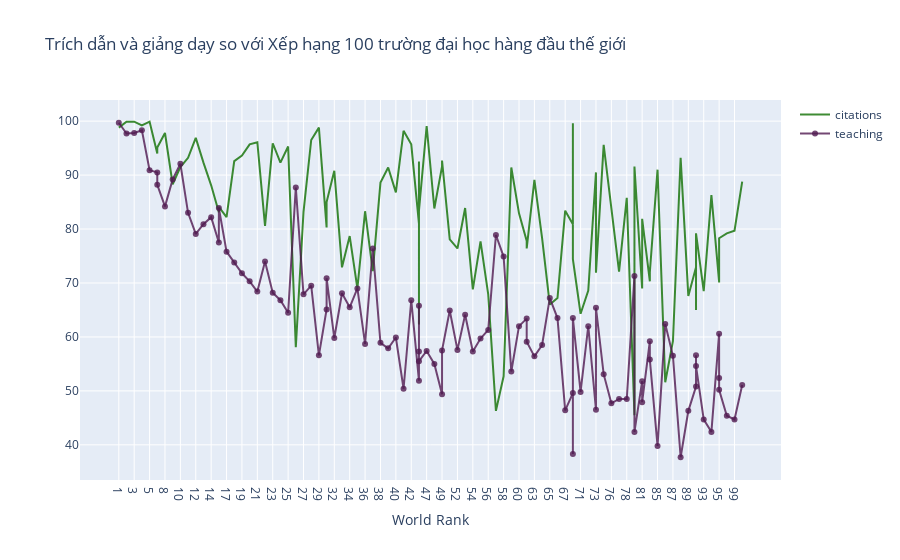

Write notebook code for a chart like this one.
### Code cell
layout = dict(title = 'Trích dẫn và giảng dạy so với Xếp hạng 100 trường đại học hàng đầu thế giới',
              xaxis = dict(title = 'World Rank',ticklen= 5,zeroline= False))
fig = dict(data = data, layout = layout)
iplot(fig)

### Figure 1 — Plotly figure (JSON) as saved in the notebook; plotly's stock layout.template omitted (floating-point values rounded to 4 significant figures)
{"data": [{"name": "citations", "text": ["Harvard University", "California Institute of Technology", "Massachusetts Institute of Technology", "Stanford University", "Princeton University", "University of Cambridge", "University of Oxford", "University of California, Berkeley", "Imperial College London", "Yale University", "University of California, Los Angeles", "University of Chicago", "Johns Hopkins University", "Cornell University", "ETH Zurich – Swiss Federal Institute of Technology Zurich", "University of Michigan", "University of Toronto", "Columbia University", "University of Pennsylvania", "Carnegie Mellon University", "University of Hong Kong", "University College London", "University of Washington", "Duke University", "Northwestern University", "University of Tokyo", "Georgia Institute of Technology", "Pohang University of Science and Technology", "University of California, Santa Barbara", "University of British Columbia", "University of North Carolina at Chapel Hill", "University of California, San Diego", "University of Illinois at Urbana-Champaign", "National University of Singapore", "McGill University", "University of Melbourne", "Peking University", "Washington University in St Louis", "École Polytechnique", "University of Edinburgh", "Hong Kong University of Science and Technology", "École Normale Supérieure", "Australian National University", "Karolinska Institute", "University of Göttingen", "University of Wisconsin", "Rice University", "École Polytechnique Fédérale de Lausanne", "University of California, Irvine", "University of Science and Technology of China", "Vanderbilt University", "University of Minnesota", "Tufts University", "University of California, Davis", "Brown University", "University of Massachusetts", "Kyoto University", "Tsinghua University", "Boston University", "New York University", "Emory University", "LMU Munich", "University of Notre Dame", "University of Pittsburgh", "Case Western Reserve University", "Ohio State University", "University of Colorado Boulder", "University of Bristol", "University of California, Santa Cruz", "Yeshiva University", "University of Sydney", "University of Virginia", "University of Adelaide", "University of Southern California", "William & Mary", "Trinity College Dublin", "King’s College London", "Stony Brook University", "Korea Advanced Institute of Science and Technology (KAIST)", "University of Sussex", "The University of Queensland", "University of York", "Heidelberg University", "University of Utah", "Durham University", "London School of Economics and Political Science", "University of Manchester", "Royal Holloway, University of London", "Lund University", "University of Southampton", "University of Zurich", "Wake Forest University", "McMaster University", "University College Dublin", "George Washington University", "University of Arizona", "University of Basel", "University of Maryland, College Park", "Dartmouth College", "École Normale Supérieure de Lyon"], "y": [98.8, 99.9, 99.9, 99.2, 99.9, 94, 95.1, 97.8, 88.3, 91.5, 93.2, 96.9, 92.3, 88.1, 83.1, 84.1, 82.2, 92.6, 93.6, 95.7, 96.1, 80.6, 95.9, 92.3, 95.3, 58.1, 83.2, 96.5, 98.8, 80.3, 85, 90.8, 72.9, 78.7, 69, 83.3, 72.2, 88.6, 91.4, 86.8, 98.2, 95.7, 81, 62.3, 92.5, 83.4, 99.1, 83.8, 91.6, 92.7, 78.1, 76.4, 83.9, 68.8, 77.7, 67.9, 46.3, 52.7, 91.4, 82.9, 77.8, 76.4, 89.1, 78.3, 66, 67.2, 83.4, 80.9, 99.6, 74.4, 64.3, 68.6, 90.5, 71.9, 95.6, 84.4, 72.1, 85.8, 45.5, 91.6, 69, 81.9, 70.3, 72, 91, 51.6, 59.2, 93.2, 67.6, 72.9, 65, 79.2, 68.5, 86.3, 70.2, 70.1, 78.3, 79.2, 79.7, 88.8], "mode": "lines", "marker": {"color": "rgba(16, 112, 2, 0.8)"}, "x": ["1", "2", "3", "4", "5", "6", "6", "8", "9", "10", "11", "12", "13", "14", "15", "15", "17", "18", "19", "20", "21", "22", "23", "24", "25", "26", "27", "28", "29", "30", "30", "32", "33", "34", "35", "36", "37", "38", "39", "40", "41", "42", "43", "43", "43", "43", "47", "48", "49", "49", "51", "52", "53", "54", "55", "56", "57", "58", "59", "60", "61", "61", "63", "64", "65", "66", "67", "68", "68", "68", "71", "72", "73", "73", "75", "76", "77", "78", "79", "79", "81", "81", "83", "83", "85", "86", "87", "88", "89", "90", "90", "90", "93", "94", "95", "95", "95", "98", "99", "100"], "type": "scatter"}, {"name": "teaching", "text": ["Harvard University", "California Institute of Technology", "Massachusetts Institute of Technology", "Stanford University", "Princeton University", "University of Cambridge", "University of Oxford", "University of California, Berkeley", "Imperial College London", "Yale University", "University of California, Los Angeles", "University of Chicago", "Johns Hopkins University", "Cornell University", "ETH Zurich – Swiss Federal Institute of Technology Zurich", "University of Michigan", "University of Toronto", "Columbia University", "University of Pennsylvania", "Carnegie Mellon University", "University of Hong Kong", "University College London", "University of Washington", "Duke University", "Northwestern University", "University of Tokyo", "Georgia Institute of Technology", "Pohang University of Science and Technology", "University of California, Santa Barbara", "University of British Columbia", "University of North Carolina at Chapel Hill", "University of California, San Diego", "University of Illinois at Urbana-Champaign", "National University of Singapore", "McGill University", "University of Melbourne", "Peking University", "Washington University in St Louis", "École Polytechnique", "University of Edinburgh", "Hong Kong University of Science and Technology", "École Normale Supérieure", "Australian National University", "Karolinska Institute", "University of Göttingen", "University of Wisconsin", "Rice University", "École Polytechnique Fédérale de Lausanne", "University of California, Irvine", "University of Science and Technology of China", "Vanderbilt University", "University of Minnesota", "Tufts University", "University of California, Davis", "Brown University", "University of Massachusetts", "Kyoto University", "Tsinghua University", "Boston University", "New York University", "Emory University", "LMU Munich", "University of Notre Dame", "University of Pittsburgh", "Case Western Reserve University", "Ohio State University", "University of Colorado Boulder", "University of Bristol", "University of California, Santa Cruz", "Yeshiva University", "University of Sydney", "University of Virginia", "University of Adelaide", "University of Southern California", "William & Mary", "Trinity College Dublin", "King’s College London", "Stony Brook University", "Korea Advanced Institute of Science and Technology (KAIST)", "University of Sussex", "The University of Queensland", "University of York", "Heidelberg University", "University of Utah", "Durham University", "London School of Economics and Political Science", "University of Manchester", "Royal Holloway, University of London", "Lund University", "University of Southampton", "University of Zurich", "Wake Forest University", "McMaster University", "University College Dublin", "George Washington University", "University of Arizona", "University of Basel", "University of Maryland, College Park", "Dartmouth College", "École Normale Supérieure de Lyon"], "y": [99.7, 97.7, 97.8, 98.3, 90.9, 90.5, 88.2, 84.2, 89.2, 92.1, 83, 79.1, 80.9, 82.2, 77.5, 83.9, 75.8, 73.8, 71.8, 70.3, 68.4, 74, 68.2, 66.8, 64.5, 87.7, 67.9, 69.5, 56.6, 65.1, 70.9, 59.8, 68.1, 65.5, 69, 58.7, 76.4, 58.9, 57.9, 59.9, 50.4, 66.8, 51.9, 65.8, 57.3, 55.5, 57.4, 55, 49.4, 57.5, 64.9, 57.6, 64.1, 57.3, 59.7, 61.3, 78.9, 74.9, 53.6, 62, 63.4, 59.1, 56.4, 58.5, 67.2, 63.5, 46.4, 49.6, 38.3, 63.5, 49.8, 62, 46.5, 65.4, 53.1, 47.7, 48.5, 48.5, 71.3, 42.4, 51.8, 47.9, 59.2, 55.8, 39.8, 62.4, 56.5, 37.7, 46.3, 50.8, 56.6, 54.6, 44.7, 42.4, 60.6, 52.4, 50.2, 45.4, 44.7, 51.1], "mode": "lines+markers", "marker": {"color": "rgba(80, 26, 80, 0.8)"}, "x": ["1", "2", "3", "4", "5", "6", "6", "8", "9", "10", "11", "12", "13", "14", "15", "15", "17", "18", "19", "20", "21", "22", "23", "24", "25", "26", "27", "28", "29", "30", "30", "32", "33", "34", "35", "36", "37", "38", "39", "40", "41", "42", "43", "43", "43", "43", "47", "48", "49", "49", "51", "52", "53", "54", "55", "56", "57", "58", "59", "60", "61", "61", "63", "64", "65", "66", "67", "68", "68", "68", "71", "72", "73", "73", "75", "76", "77", "78", "79", "79", "81", "81", "83", "83", "85", "86", "87", "88", "89", "90", "90", "90", "93", "94", "95", "95", "95", "98", "99", "100"], "type": "scatter"}], "layout": {"xaxis": {"zeroline": false, "ticklen": 5, "title": {"text": "World Rank"}}, "title": {"text": "Trích dẫn và giảng dạy so với Xếp hạng 100 trường đại học hàng đầu thế giới"}}}
